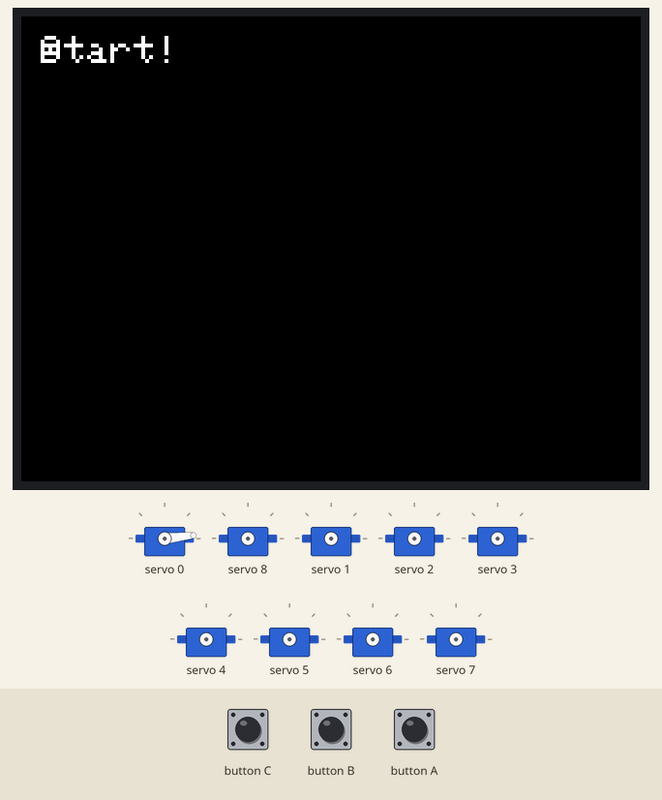
The sketch below on a simulated ESP32. Shown: 320×240 colour display, 9 × servo. The inputs (shaded band) are chosen by the test bench.

Above: at 1.9 s.
2.0 s: button B pressed for 0.15 s
At 3.8 s:
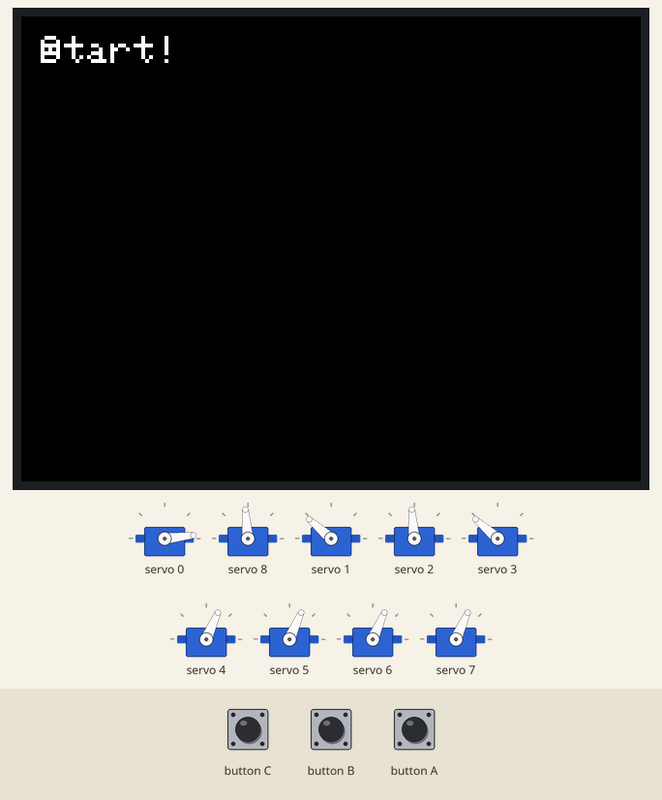
5.1 s: button C pressed for 3.2 s
At 7.6 s:
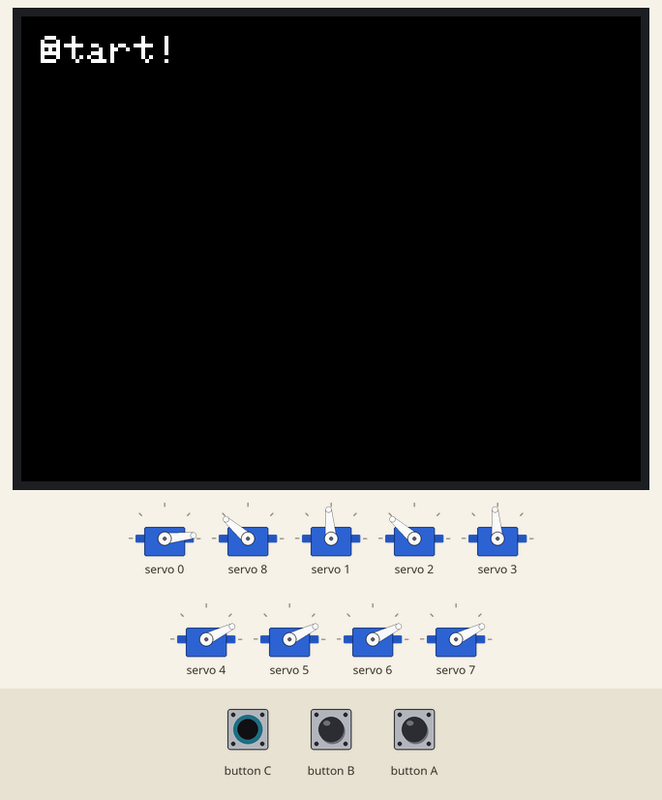
9.8 s: button B pressed for 1 s
At 10.6 s:
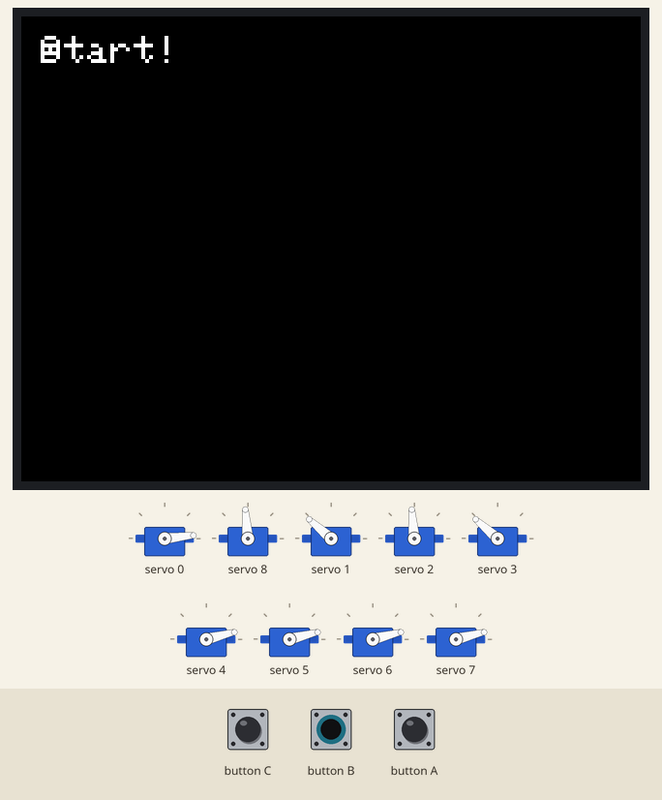
Timing chart, 0 to 16.3 s (numbered marks = the images above; inputs shaded):
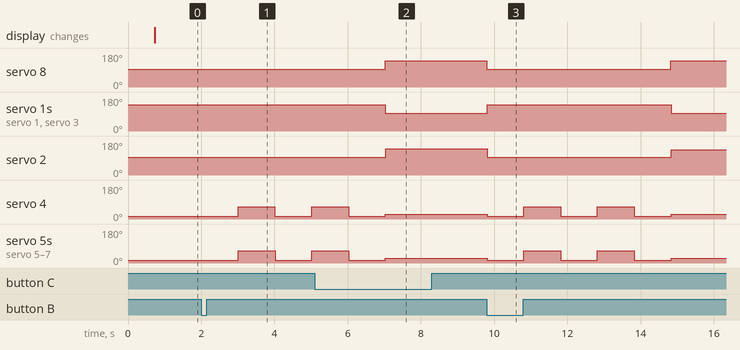

Measured:
- after the input at 2.0 s, servo 4–7: 14° → 66° after 1.0 s, → 14° 1.0 s later, → 66° 1.0 s later
- after the input at 5.1 s, servo 2: 95° → 139° after 1.9 s
- after the input at 9.8 s, servo 8: 139° → 95° at once, → 139° 5.0 s later; servo 1, servo 3: 95° → 139° at once, → 95° 5.0 s later; servo 2: 139° → 95° at once, → 135° 5.0 s later; servo 4–7: 26° → 14° at once, then repeats every 2.0 s: 66° 1.0 s, 14° 1.0 s, until it stays 26° from 14.8 s

The sketch:

servo-test.ino
```cpp
#include <M5Stack.h>
#include <Wire.h>
#include <Adafruit_PWMServoDriver.h>

#define SERVOMIN 150 // this is the 'minimum' pulse length count (out of 4096)
#define SERVOMAX 600 // this is the 'maximum' pulse length count (out of 4096)

Adafruit_PWMServoDriver pwm = Adafruit_PWMServoDriver();

int angle_print=0;

void setup() {
  M5.begin();

  M5.Lcd.fillScreen(BLACK);
  M5.Lcd.setCursor(10, 10);
  M5.Lcd.setTextColor(WHITE);
  M5.Lcd.setTextSize(2);
  M5.Lcd.printf("start!");
  delay(500);
  pwm.begin();
  pwm.setPWMFreq(60); // Analog servos run at ~60 Hz updates

}

void loop() {
  if(M5.BtnA.wasPressed()){
    standard();

  }else if(M5.BtnB.wasPressed()){
   naname();
   delay(1000);
   nanames();
   delay(1000);
      naname();
   delay(1000);
   nanames();
   delay(1000);
      naname();
   delay(1000);
   standard();
  }else if(M5.BtnC.wasPressed()){
        servo_write(0,135);
    servo_write(1,90);
    servo_write(2,135);
    servo_write(3,90);
  }
  servo_write(0,angle_print);
  M5.Lcd.setCursor(10, 10);
  M5.Lcd.setTextColor(WHITE);
  M5.Lcd.setTextSize(2);
  M5.Lcd.printf("%d",angle_print);
  M5.update();
  // put your main code here, to run repeatedly:

}

void standard(){
     servo_write(8,135);
    servo_write(1,90);
    servo_write(2,130);
    servo_write(3,90);
    servo_write(4,20);
    servo_write(5,20);
    servo_write(6,20);
    servo_write(7,20);
}

void naname(){
     servo_write(8,90);
    servo_write(1,135);
    servo_write(2,90);
    servo_write(3,135);
    servo_write(4,8);
    servo_write(5,8);
    servo_write(6,8);
    servo_write(7,8);
}

void nanames(){
    servo_write(8,90);
    servo_write(1,135);
    servo_write(2,90);
    servo_write(3,135);
    servo_write(4,60);
    servo_write(5,60);
    servo_write(6,60);
    servo_write(7,60);
}
void servo_write(int n, int ang){ //動かすサーボと角度を引数に持つ
  ang = map(ang, 0, 180, SERVOMIN, SERVOMAX); //角度（0～180）をPWMのパルス幅（150～600）へ変換
  pwm.setPWM(n, 0, ang);
}
```
